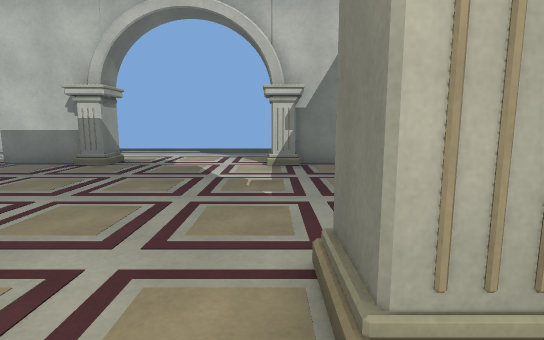
[1] (above)

16 first-person views from a walk through a Unity game level. The camera is 1.2 m above the floor, tilts 8° down and sees 80° across. The floor is counted in squares, 1 m on a side. Each view is taken from the middle of a square. On the plan, view 1 faces up. The plan holds only what a view shows up to about 14 squares ahead; the rest is blank. The place goes on beyond the plan.

[2]
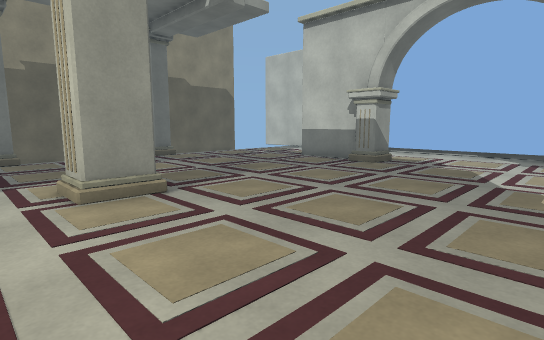

[3]
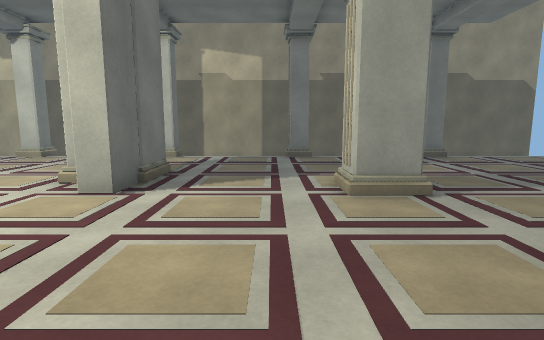

[4]
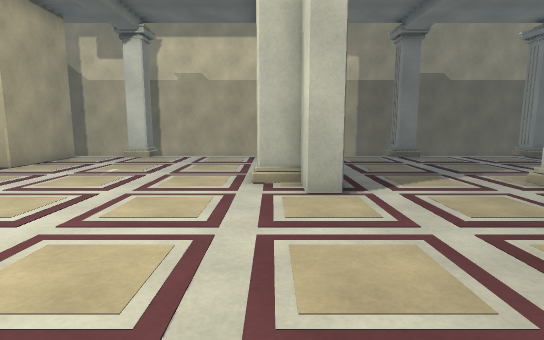

[5]
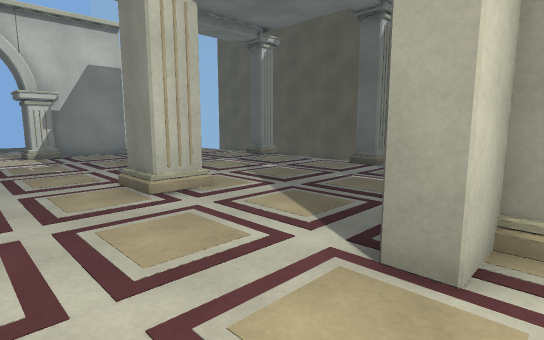

[6]
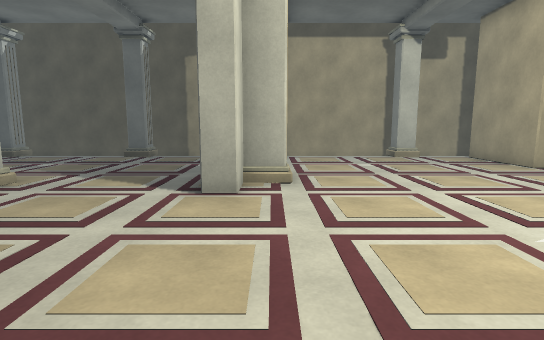

[7]
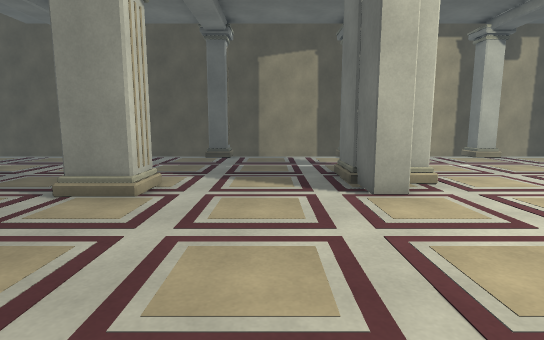

[8]
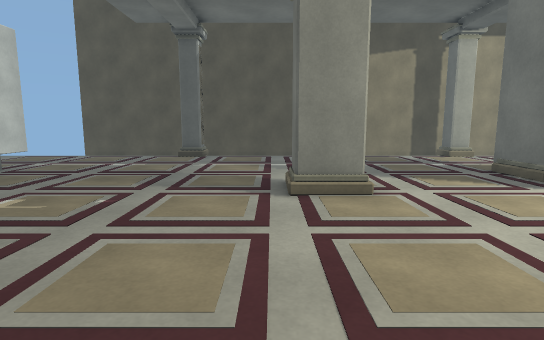

[9]
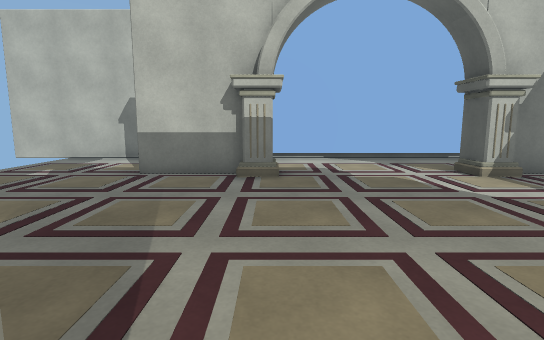

[10]
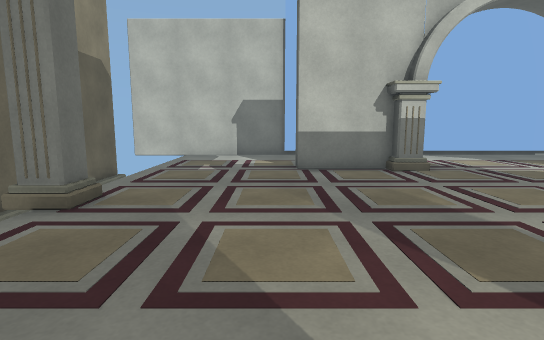

[11]
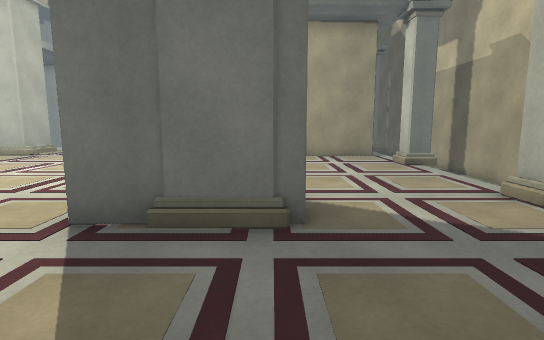

[12]
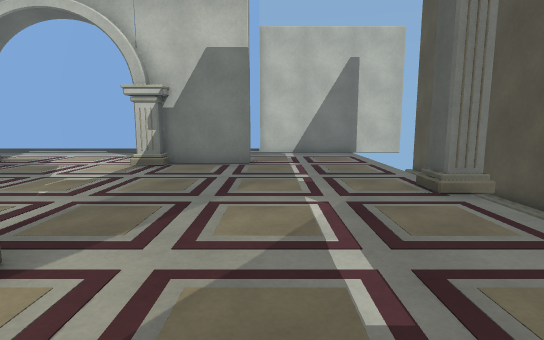

[13]
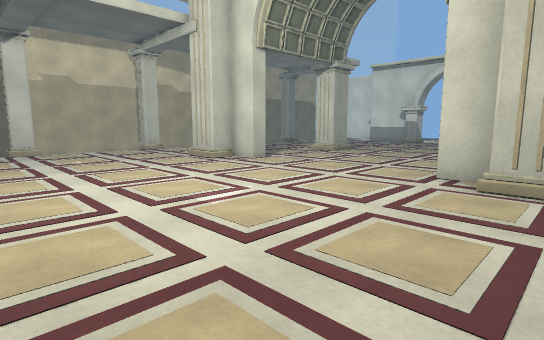

[14]
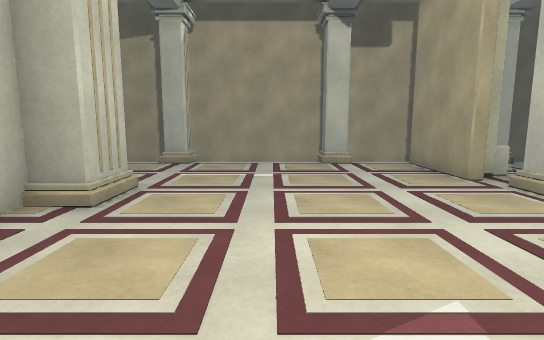

[15]
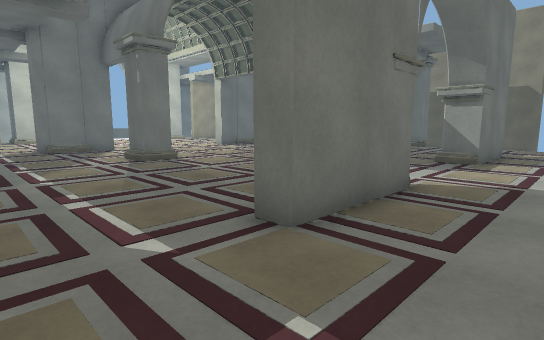

[16]
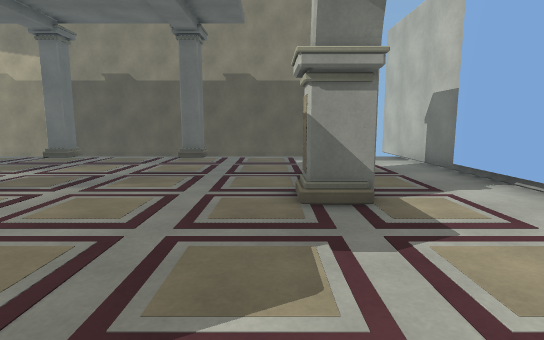

### Floor plan
Points are (right, up) in squares from view 1. A wall is a line through its corners. A room is listed if a view was taken in it or the views show most of it. See-through windows are left out.
Room 1 (views 1, 2, 3, 4, 5, 6, 7, 8, 9, 10, 11, 12, 13, 14, 15, 16)
walls: (-5.5, 2.6) (-5.5, 1.4) (-6.5, 1.4); (0.6, 1.4) (0.6, 2.6) (1.5, 2.6) (1.5, 1.4) (0.6, 1.4); (-8.5, -2.8) (-5.5, -2.8) (-5.5, -3.4) (-6.7, -3.4) (-6.7, -4.3) (-8.1, -4.3); (3.1, -4.3) (1.7, -4.3) (1.7, -3.4) (0.6, -3.4) (0.6, -2.8) (3.3, -2.8) (3.3, -3.4); (0.7, 9.5) (0, 9.5) (0, 10.6) (3.3, 10.6) (3.3, 10) (0.7, 10); (-5.7, 10) (-8.3, 10) (-8.3, 10.6) (-5, 10.6) (-5, 9.5) (-5.7, 9.5); (-12.9, 1.4) (-12, 1.4) (-12, 0.6) (-12.8, 0.6); (-12.8, -3.7) (-12, -3.7) (-12, -4.4); (7.9, 0.6) (7.1, 0.6) (7.1, 1.4); (-12.8, 6.4) (-12, 6.4) (-12, 5.6) (-12.9, 5.6); (7.9, 5.6) (7.1, 5.6) (7.1, 6.4); (7.8, -4.3) (7.1, -4.3) (7.1, -3.7) (7.9, -3.7); (-12.9, -8.6) (-12, -8.6) (-12, -9.4); (3.8, -11.2) (6.9, -11.2); (7.1, -9.4) (7.1, -8.6) (7.8, -8.6); (-13.8, 11) (-13.8, -11.5); (-11.9, -11.2) (-8.8, -11.2); (8.8, -11.5) (8.8, 11); (9, 13.8) (-14, 13.8)
low walls: (-8.2, -2.6) (-6.5, -2.6)
ways out: gap at (-13, -9); gap at (-13, -4); gap at (-13, 1); gap at (-13, 6); gap at (8, -9); gap at (8, -4); gap at (8, 1); gap at (8, 6)

Positions as (right, up) in squares from view 1, and headings:
1: (0, 0), facing up
2: (0, 0), facing up-left
3: (0, 0), facing left
4: (0, -4), facing left
5: (-2, -4), facing up-right
6: (-5, -4), facing right
7: (-5, -1), facing right
8: (-5, 3), facing right
9: (-5, 2), facing up
10: (-9, 1), facing up
11: (-8, 1), facing down
12: (4, 0), facing up
13: (3, -11), facing up-left
14: (-3, -7), facing right
15: (6, 13), facing down-left
16: (0, 9), facing left
